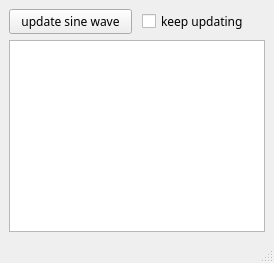
<?xml version="1.0" encoding="UTF-8"?>
<ui version="4.0">
 <class>MainWindow</class>
 <widget class="QMainWindow" name="MainWindow">
  <property name="font">
   <font>
    <family>Mongolian Baiti</family>
    <strikeout>false</strikeout>
   </font>
  </property>
  <property name="windowTitle">
   <string>Qt Graphey graph</string>
  </property>
  <property name="autoFillBackground">
   <bool>false</bool>
  </property>
  <property name="documentMode">
   <bool>false</bool>
  </property>
  <widget class="QWidget" name="centralwidget">
   <layout class="QVBoxLayout" name="verticalLayout">
    <item>
     <layout class="QHBoxLayout" name="horizontalLayout">
      <property name="spacing">
       <number>10</number>
      </property>
      <property name="rightMargin">
       <number>0</number>
      </property>
      <property name="bottomMargin">
       <number>0</number>
      </property>
      <item>
       <widget class="QPushButton" name="btnAdd">
        <property name="text">
         <string>update sine wave</string>
        </property>
       </widget>
      </item>
      <item>
       <widget class="QCheckBox" name="chkMore">
        <property name="text">
         <string>keep updating</string>
        </property>
       </widget>
      </item>
     </layout>
    </item>
    <item>
     <widget class="PlotWidget" name="grPlot"/>
    </item>
   </layout>
  </widget>
  <widget class="QStatusBar" name="statusbar">
   <property name="enabled">
    <bool>true</bool>
   </property>
  </widget>
  <action name="actionclose">
   <property name="text">
    <string>closedsf</string>
   </property>
  </action>
 </widget>
 <customwidgets>
  <customwidget>
   <class>PlotWidget</class>
   <extends>QGraphicsView</extends>
   <header>pyqtgraph</header>
  </customwidget>
 </customwidgets>
 <resources/>
 <connections/>
</ui>
